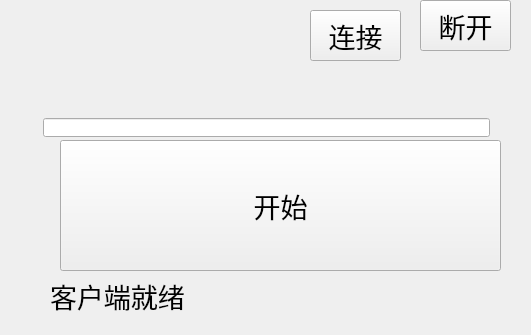
<?xml version="1.0" encoding="UTF-8"?>
<ui version="4.0">
 <class>tcpClientFileSend</class>
 <widget class="QMainWindow" name="tcpClientFileSend">
  <property name="geometry">
   <rect>
    <x>0</x>
    <y>0</y>
    <width>531</width>
    <height>335</height>
   </rect>
  </property>
  <property name="windowTitle">
   <string>桌面传输系统</string>
  </property>
  <widget class="QWidget" name="centralWidget">
   <widget class="QPushButton" name="startButton">
    <property name="geometry">
     <rect>
      <x>60</x>
      <y>140</y>
      <width>441</width>
      <height>131</height>
     </rect>
    </property>
    <property name="font">
     <font>
      <family>宋体</family>
      <pointsize>20</pointsize>
     </font>
    </property>
    <property name="text">
     <string>开始</string>
    </property>
   </widget>
   <widget class="QPushButton" name="openButton">
    <property name="geometry">
     <rect>
      <x>310</x>
      <y>10</y>
      <width>91</width>
      <height>51</height>
     </rect>
    </property>
    <property name="font">
     <font>
      <family>宋体</family>
      <pointsize>20</pointsize>
     </font>
    </property>
    <property name="text">
     <string>连接</string>
    </property>
   </widget>
   <widget class="QLabel" name="clientStatusLabel">
    <property name="geometry">
     <rect>
      <x>50</x>
      <y>280</y>
      <width>441</width>
      <height>31</height>
     </rect>
    </property>
    <property name="font">
     <font>
      <family>宋体</family>
      <pointsize>20</pointsize>
     </font>
    </property>
    <property name="text">
     <string>客户端就绪</string>
    </property>
   </widget>
   <widget class="QPushButton" name="disconnectButton">
    <property name="geometry">
     <rect>
      <x>420</x>
      <y>0</y>
      <width>91</width>
      <height>51</height>
     </rect>
    </property>
    <property name="font">
     <font>
      <family>宋体</family>
      <pointsize>20</pointsize>
     </font>
    </property>
    <property name="text">
     <string>断开</string>
    </property>
   </widget>
   <widget class="QWidget" name="">
    <property name="geometry">
     <rect>
      <x>10</x>
      <y>107</y>
      <width>491</width>
      <height>41</height>
     </rect>
    </property>
    <layout class="QGridLayout" name="gridLayout">
     <item row="0" column="0">
      <widget class="QLabel" name="label">
       <property name="font">
        <font>
         <family>宋体</family>
         <pointsize>20</pointsize>
        </font>
       </property>
       <property name="text">
        <string/>
       </property>
      </widget>
     </item>
     <item row="0" column="1">
      <widget class="QLineEdit" name="lineEditHost">
       <property name="font">
        <font>
         <family>宋体</family>
         <pointsize>20</pointsize>
        </font>
       </property>
      </widget>
     </item>
    </layout>
   </widget>
   <zorder>label</zorder>
   <zorder>startButton</zorder>
   <zorder>openButton</zorder>
   <zorder>clientStatusLabel</zorder>
   <zorder>lineEditHost</zorder>
   <zorder>disconnectButton</zorder>
  </widget>
 </widget>
 <layoutdefault spacing="6" margin="11"/>
 <resources/>
 <connections/>
</ui>
